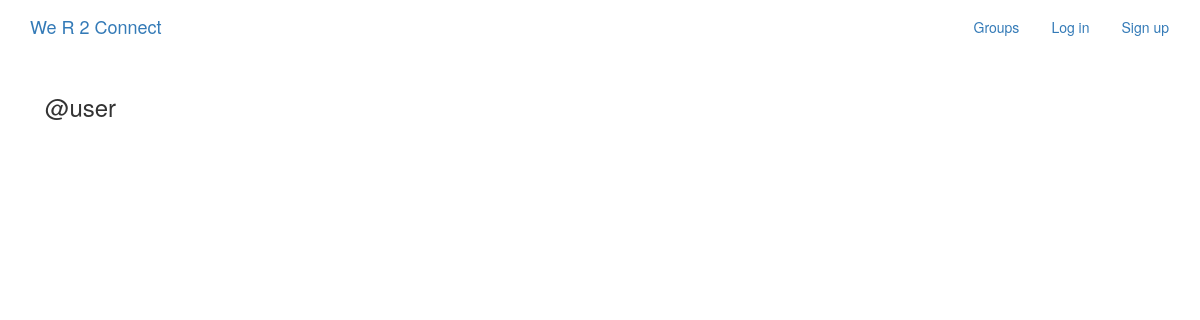
/posts/by/user/, run on an earlier commit of the app's database.
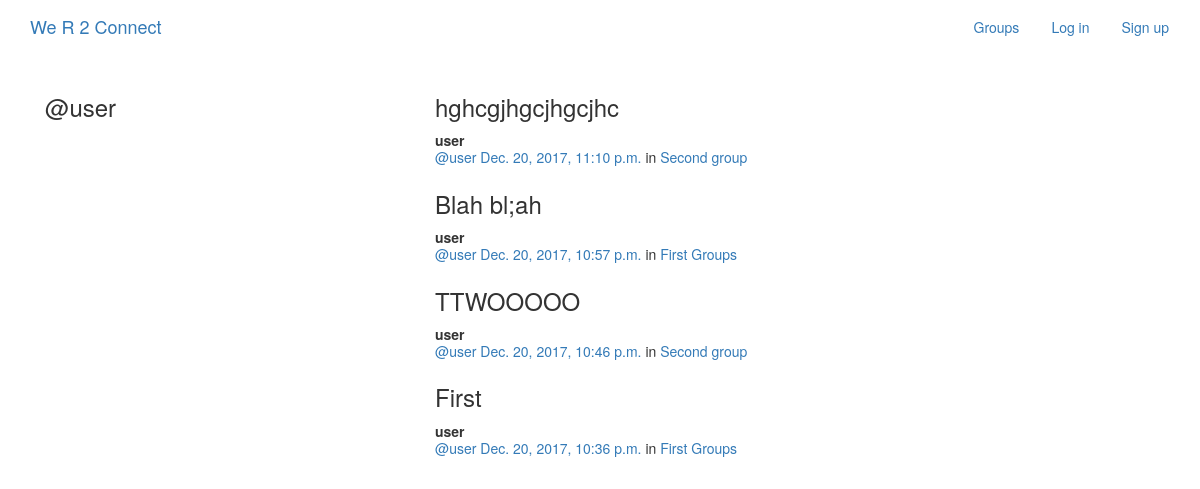
And on a later commit of the database.
### posts/models.py (models this page shows, shortened)
class Post(models.Model):
    user = models.ForeignKey(User, related_name='posts')
    created_at = models.DateTimeField(auto_now=True)
    message = models.TextField()
    message_html = models.TextField(editable=False)
    group = models.ForeignKey(Group, related_name='posts', null=True, blank=True)
    class Meta:
        ordering = ['-created_at']
        unique_together = ['user', 'message']

### groups/models.py (models this page shows, shortened)
class Group(models.Model):
    name = models.CharField(max_length=255, unique = True)
    slug = models.SlugField(allow_unicode = True, unique = True)
    description = models.TextField(blank = True, default='')
    description_html = models.TextField(editable=False, default='', blank=True)
    members = models.ManyToManyField(User, through= 'GroupMember')
    class Meta:
        ordering = ['name']

### posts/views.py (the view)
# urls.py: url(r"by/(?P<username>[-\w]+)/$",views.UserPosts.as_view(),name="for_user"),
class UserPosts(generic.ListView):
    model = models.Post
    template_name = 'posts/user_post_list.html'
    def get_queryset(self):
        try:
            self.post_user = User.objects.prefetch_related("posts").get(
                username__iexact=self.kwargs.get("username")
            )
        except User.DoesNotExist:
            raise Http404
        else:
            return self.post_user.posts.all()
    def get_context_data(self, **kwargs):
        context = super().get_context_data(**kwargs)
        context ['post_user'] = self.post_user
        return context

### posts/templates/posts/user_post_list.html
{% extends 'posts/post_base.html' %}
{% block prepost %}
    <div class="col-md-4">
        <h3>@{{post_user.username}}</h3>
    </div>
{% endblock prepost %}
{% block post_content %}
    <div class="col-md-8">
        {% for post in post_list %}
        {% include 'posts/_post.html' %}
        {% endfor %}
    </div>
{% endblock post_content %}

### posts/templates/posts/post_base.html (shortened to what this page needs)
{% extends 'base.html' %}
{% block content_block %}
<div class="post-page">
    <div class="container">
        <div class="row">
            {% block prepost %}{% endblock prepost %}
            {% block post_content %}{% endblock post_content %}
        </div>
    </div>
</div>
{% endblock content_block %}

### templates/base.html (shortened to what this page needs)
<!DOCTYPE html>
{% load staticfiles %}
<html>
    <head>
        <link rel="stylesheet" href="https://maxcdn.bootstrapcdn.com/bootstrap/3.3.7/css/bootstrap.min.css">
        <link rel="stylesheet" href="https://maxcdn.bootstrapcdn.com/bootstrap/3.3.7/css/bootstrap-theme.min.css">
        <link rel="stylesheet" href="{% static 'sm_prj/css/master.css' %}">
    </head>
    <body>
        <nav class="navbar  mynav" role="navigation" id="navbar">
    			<div class="container">
            <a class="navbar-brand mynav" href="{% url 'home_page' %}">We R 2 Connect</a>
    					<ul class="nav navbar-nav navbar-right">
    						{% if user.is_authenticated %}
                      <li><a href="{% url 'posts:create' %}" class="btn btn-simple">Post</a></li>
                      <li><a href="{% url 'groups:all_groups' %}" class="btn btn-simple">Groups</a></li>
                      <li><a href="{% url 'groups:create' %}" class="btn btn-simple">Create Group</a></li>
                      <li><a href="{% url 'accounts:logout' %}" class="btn btn-simple">Log out</a></li>
    						{% else %}
    						      <li><a href="{% url 'groups:all_groups' %}"class="btn btn-simple">Groups</a></li>
    						      <li><a href="{% url 'accounts:login' %}" class="btn btn-simple">Log in</a></li>
    						      <li><a href="{% url 'accounts:signup' %}" class="btn btn-simple">Sign up</a></li>
    						{% endif %}
    					</ul>
    			</div>
    		</nav>
        <div class="container">
            {% block content_block %}
            {% endblock content_block %}
        </div>
    </body>
</html>

### posts/templates/posts/_post.html (shortened to what this page needs)
<div class="post-media">
    <h3>{{post.message_html|safe}}</h3>
    <div class="media-body">
        <strong>{{post.user.username}}</strong>
        <h5 class="media-heading">
            <span class="username">
                <a href="{% url 'posts:for_user' username=post.user.username%}">@{{post.user.username}}</a>
            </span>
            <time class="time" >
                <a href="{% url 'posts:single' username=post.user.username pk=post.pk %}">{{post.created_at}}</a>
            </time>
            {% if post.group %}
            <span class="group-name" >in <a href="#">{{post.group.name}}</a> </span>
            {% endif %}
        </h5>
    </div>
</div>

What changed in the data, as far as the page shows it:
added Post: message_html "hghcgjhgcjhgcjhc", user.username "user", created_at "Dec. 20, 2017, 11:10 p.m.", group.name "Second group"
added Post: message_html "Blah bl;ah", user.username "user", created_at "Dec. 20, 2017, 10:57 p.m.", group.name "First Groups"
added Post: message_html "TTWOOOOO", user.username "user", created_at "Dec. 20, 2017, 10:46 p.m.", group.name "Second group"
added Post: message_html "First", user.username "user", created_at "Dec. 20, 2017, 10:36 p.m.", group.name "First Groups"
